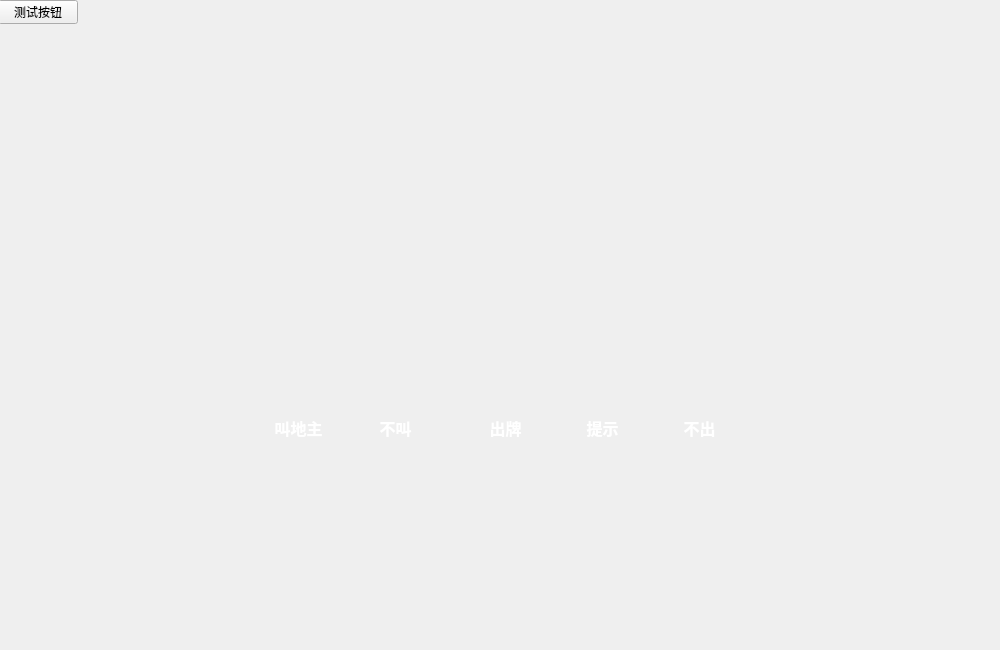
<?xml version="1.0" encoding="UTF-8"?>
<ui version="4.0">
 <class>MainDialog</class>
 <widget class="QDialog" name="MainDialog">
  <property name="geometry">
   <rect>
    <x>0</x>
    <y>0</y>
    <width>1000</width>
    <height>650</height>
   </rect>
  </property>
  <property name="minimumSize">
   <size>
    <width>1000</width>
    <height>650</height>
   </size>
  </property>
  <property name="maximumSize">
   <size>
    <width>1000</width>
    <height>650</height>
   </size>
  </property>
  <property name="windowTitle">
   <string>MainDialog</string>
  </property>
  <widget class="QStackedWidget" name="sw_page">
   <property name="geometry">
    <rect>
     <x>0</x>
     <y>0</y>
     <width>1001</width>
     <height>651</height>
    </rect>
   </property>
   <property name="currentIndex">
    <number>1</number>
   </property>
   <widget class="QWidget" name="page_home">
    <widget class="QLabel" name="lb_homeShow">
     <property name="geometry">
      <rect>
       <x>0</x>
       <y>0</y>
       <width>1000</width>
       <height>650</height>
      </rect>
     </property>
     <property name="text">
      <string/>
     </property>
     <property name="pixmap">
      <pixmap resource="resource.qrc">:/image/home.png</pixmap>
     </property>
    </widget>
    <widget class="QPushButton" name="pb_quickStart">
     <property name="geometry">
      <rect>
       <x>800</x>
       <y>550</y>
       <width>141</width>
       <height>71</height>
      </rect>
     </property>
     <property name="text">
      <string/>
     </property>
     <property name="flat">
      <bool>true</bool>
     </property>
    </widget>
   </widget>
   <widget class="QWidget" name="page_game">
    <widget class="QWidget" name="widget_2" native="true">
     <property name="geometry">
      <rect>
       <x>-2</x>
       <y>0</y>
       <width>1001</width>
       <height>629</height>
      </rect>
     </property>
     <widget class="QPushButton" name="pb_test">
      <property name="geometry">
       <rect>
        <x>0</x>
        <y>0</y>
        <width>80</width>
        <height>24</height>
       </rect>
      </property>
      <property name="text">
       <string>测试按钮</string>
      </property>
     </widget>
     <widget class="QWidget" name="">
      <property name="geometry">
       <rect>
        <x>0</x>
        <y>400</y>
        <width>1001</width>
        <height>56</height>
       </rect>
      </property>
      <layout class="QHBoxLayout" name="horizontalLayout_3">
       <property name="spacing">
        <number>1</number>
       </property>
       <item>
        <spacer name="horizontalSpacer">
         <property name="orientation">
          <enum>Qt::Horizontal</enum>
         </property>
         <property name="sizeHint" stdset="0">
          <size>
           <width>188</width>
           <height>20</height>
          </size>
         </property>
        </spacer>
       </item>
       <item>
        <widget class="QWidget" name="wdg_callLord" native="true">
         <layout class="QHBoxLayout" name="horizontalLayout">
          <item>
           <widget class="QPushButton" name="pb_callLord">
            <property name="minimumSize">
             <size>
              <width>91</width>
              <height>32</height>
             </size>
            </property>
            <property name="maximumSize">
             <size>
              <width>91</width>
              <height>32</height>
             </size>
            </property>
            <property name="font">
             <font>
              <family>幼圆</family>
              <pointsize>12</pointsize>
              <weight>75</weight>
              <bold>true</bold>
             </font>
            </property>
            <property name="styleSheet">
             <string notr="true">background-image: url(:/image/button.png);
color: rgb(255, 255, 255);</string>
            </property>
            <property name="text">
             <string>叫地主</string>
            </property>
            <property name="flat">
             <bool>true</bool>
            </property>
           </widget>
          </item>
          <item>
           <widget class="QPushButton" name="pb_noCall">
            <property name="minimumSize">
             <size>
              <width>91</width>
              <height>32</height>
             </size>
            </property>
            <property name="maximumSize">
             <size>
              <width>91</width>
              <height>32</height>
             </size>
            </property>
            <property name="font">
             <font>
              <family>幼圆</family>
              <pointsize>12</pointsize>
              <weight>75</weight>
              <bold>true</bold>
             </font>
            </property>
            <property name="styleSheet">
             <string notr="true">background-image: url(:/image/button.png);
color: rgb(255, 255, 255);</string>
            </property>
            <property name="text">
             <string>不叫</string>
            </property>
            <property name="flat">
             <bool>true</bool>
            </property>
           </widget>
          </item>
         </layout>
        </widget>
       </item>
       <item>
        <widget class="QWidget" name="wdg_playCards" native="true">
         <layout class="QHBoxLayout" name="horizontalLayout_2">
          <item>
           <widget class="QPushButton" name="pb_playCard">
            <property name="minimumSize">
             <size>
              <width>91</width>
              <height>32</height>
             </size>
            </property>
            <property name="maximumSize">
             <size>
              <width>91</width>
              <height>32</height>
             </size>
            </property>
            <property name="font">
             <font>
              <family>幼圆</family>
              <pointsize>12</pointsize>
              <weight>75</weight>
              <bold>true</bold>
             </font>
            </property>
            <property name="styleSheet">
             <string notr="true">background-image: url(:/image/button.png);
color: rgb(255, 255, 255);</string>
            </property>
            <property name="text">
             <string>出牌</string>
            </property>
            <property name="flat">
             <bool>true</bool>
            </property>
           </widget>
          </item>
          <item>
           <widget class="QPushButton" name="pb_helpPlayCard">
            <property name="minimumSize">
             <size>
              <width>91</width>
              <height>32</height>
             </size>
            </property>
            <property name="maximumSize">
             <size>
              <width>91</width>
              <height>32</height>
             </size>
            </property>
            <property name="font">
             <font>
              <family>幼圆</family>
              <pointsize>12</pointsize>
              <weight>75</weight>
              <bold>true</bold>
             </font>
            </property>
            <property name="styleSheet">
             <string notr="true">background-image: url(:/image/button.png);
color: rgb(255, 255, 255);</string>
            </property>
            <property name="text">
             <string>提示</string>
            </property>
            <property name="flat">
             <bool>true</bool>
            </property>
           </widget>
          </item>
          <item>
           <widget class="QPushButton" name="pb_pass">
            <property name="minimumSize">
             <size>
              <width>91</width>
              <height>32</height>
             </size>
            </property>
            <property name="maximumSize">
             <size>
              <width>91</width>
              <height>32</height>
             </size>
            </property>
            <property name="font">
             <font>
              <family>幼圆</family>
              <pointsize>12</pointsize>
              <weight>75</weight>
              <bold>true</bold>
             </font>
            </property>
            <property name="styleSheet">
             <string notr="true">background-image: url(:/image/button.png);
color: rgb(255, 255, 255);</string>
            </property>
            <property name="text">
             <string>不出</string>
            </property>
            <property name="flat">
             <bool>true</bool>
            </property>
           </widget>
          </item>
         </layout>
        </widget>
       </item>
       <item>
        <spacer name="horizontalSpacer_2">
         <property name="orientation">
          <enum>Qt::Horizontal</enum>
         </property>
         <property name="sizeHint" stdset="0">
          <size>
           <width>157</width>
           <height>20</height>
          </size>
         </property>
        </spacer>
       </item>
      </layout>
     </widget>
    </widget>
   </widget>
   <widget class="QWidget" name="page_end">
    <widget class="QLabel" name="lb_resultShow">
     <property name="geometry">
      <rect>
       <x>0</x>
       <y>0</y>
       <width>1000</width>
       <height>650</height>
      </rect>
     </property>
     <property name="text">
      <string/>
     </property>
     <property name="pixmap">
      <pixmap resource="resource.qrc">:/image/win.png</pixmap>
     </property>
    </widget>
    <widget class="QLabel" name="lb_win">
     <property name="geometry">
      <rect>
       <x>400</x>
       <y>280</y>
       <width>191</width>
       <height>111</height>
      </rect>
     </property>
     <property name="font">
      <font>
       <family>幼圆</family>
       <pointsize>18</pointsize>
      </font>
     </property>
     <property name="styleSheet">
      <string notr="true">color: rgb(255, 255, 255);</string>
     </property>
     <property name="text">
      <string>恭喜
 你赢了！</string>
     </property>
     <property name="alignment">
      <set>Qt::AlignCenter</set>
     </property>
    </widget>
    <widget class="QPushButton" name="pb_goHome">
     <property name="geometry">
      <rect>
       <x>350</x>
       <y>450</y>
       <width>91</width>
       <height>31</height>
      </rect>
     </property>
     <property name="text">
      <string/>
     </property>
     <property name="flat">
      <bool>true</bool>
     </property>
    </widget>
    <widget class="QPushButton" name="pb_next_2">
     <property name="geometry">
      <rect>
       <x>550</x>
       <y>450</y>
       <width>91</width>
       <height>31</height>
      </rect>
     </property>
     <property name="text">
      <string/>
     </property>
     <property name="flat">
      <bool>true</bool>
     </property>
    </widget>
   </widget>
  </widget>
 </widget>
 <resources>
  <include location="resource.qrc"/>
 </resources>
 <connections/>
</ui>
